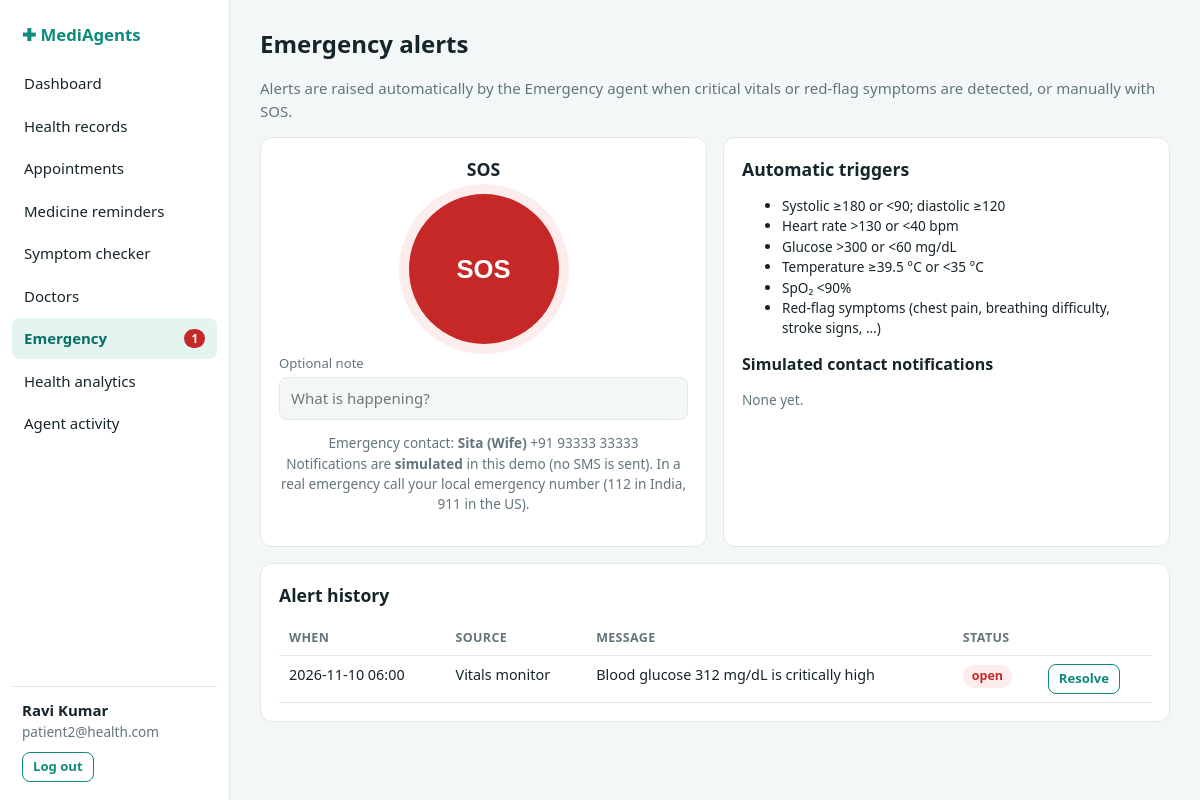
The page /emergency (signed in) on the database its author committed.
### tables this page shows
CREATE TABLE users(id INTEGER PRIMARY KEY, name TEXT, email TEXT UNIQUE, password_hash TEXT,
  age INTEGER, gender TEXT, height_cm REAL, phone TEXT, emergency_name TEXT, emergency_phone TEXT, created TEXT DEFAULT CURRENT_TIMESTAMP, role TEXT DEFAULT 'patient', doctor_id INTEGER);

CREATE TABLE alerts(id INTEGER PRIMARY KEY, user_id INTEGER, ts TEXT, level TEXT, source TEXT, message TEXT, resolved INTEGER DEFAULT 0);

### app.py (the view, shortened to what this page needs)
@app.route("/emergency", methods=["GET", "POST"])
@login_required
def emergency():
    uid = g.user["id"]
    return render_template("emergency.html", alerts=q("SELECT * FROM alerts WHERE user_id=? ORDER BY id DESC LIMIT 40", (uid,)),
                           notified=q("SELECT * FROM agent_log WHERE user_id=? AND event='notify.contact' ORDER BY id DESC LIMIT 5", (uid,)))

### app.py (called while the page is built)
def _guard(role):
    def deco(f):
        @wraps(f)
        def w(*a, **k):
            if "uid" not in session: return redirect(url_for("login" if role == "patient" else "doctor_login", next=request.path))
            u = q("SELECT * FROM users WHERE id=?", (session["uid"],), one=True)
            if not u: session.clear(); return redirect(url_for("login"))
            g.user = u
            if (u["role"] or "patient") != role:
                return redirect(url_for("doctor_dashboard" if u["role"] == "doctor" else "dashboard"))
            if role == "doctor":
                g.doc = q("SELECT * FROM doctors WHERE id=?", (u["doctor_id"],), one=True)
                if not g.doc: session.clear(); return redirect(url_for("doctor_login"))
            return f(*a, **k)
        return w
    return deco

@app.context_processor
def inject():
    n = pend = dalerts = 0
    if "uid" in session:
        if session.get("role") == "doctor":
            u = q("SELECT doctor_id FROM users WHERE id=?", (session["uid"],), one=True)
            if u and u["doctor_id"]:
                ov = doctor_overview(u["doctor_id"]); pend, dalerts = ov["pending"], ov["alerts"]
        else:
            n = q("SELECT COUNT(*) c FROM alerts WHERE user_id=? AND resolved=0", (session["uid"],), one=True)["c"]
    return dict(open_alerts=n, pending_count=pend, doc_alert_count=dalerts, user=getattr(g, "user", None), doc=getattr(g, "doc", None),
                today=dt.date.today().isoformat(), emergency_numbers=config.EMERGENCY_NUMBERS)

### db.py (called while the page is built)
def get_db():
    if "db" not in g:
        g.db = sqlite3.connect(DB_PATH); g.db.row_factory = sqlite3.Row
    return g.db

def q(sql, args=(), one=False):
    cur = get_db().execute(sql, args); rows = cur.fetchall()
    return (rows[0] if rows else None) if one else rows

### templates/emergency.html (shortened to what this page needs)
{% extends "base.html" %}{% block title %}Emergency · MediAgents{% endblock %}
{% block body %}<h1>Emergency alerts</h1><p class="mute">Alerts are raised automatically by the Emergency agent when critical vitals or red-flag symptoms are detected, or manually with SOS.</p>
<div class="grid g2"><div class="card" style="text-align:center"><h2>SOS</h2><form method="post" onsubmit="return confirm('Raise an SOS alert and notify your emergency contact?')"><input type="hidden" name="action" value="sos">
<button class="sos" aria-label="Send SOS">SOS</button><label style="text-align:left">Optional note</label><input name="note" placeholder="What is happening?"></form>
<p class="small mute">Emergency contact: <strong>{{ user.emergency_name or 'not set' }}</strong> {{ user.emergency_phone or '' }}<br>Notifications are <strong>simulated</strong> in this demo (no SMS is sent). In a real emergency call your local emergency number (112 in India, 911 in the US).</p></div>
<div class="card"><h2>Automatic triggers</h2><ul class="small"><li>Systolic ≥180 or &lt;90; diastolic ≥120</li><li>Heart rate &gt;130 or &lt;40 bpm</li><li>Glucose &gt;300 or &lt;60 mg/dL</li><li>Temperature ≥39.5 °C or &lt;35 °C</li><li>SpO₂ &lt;90%</li><li>Red-flag symptoms (chest pain, breathing difficulty, stroke signs, …)</li></ul>
<h3>Simulated contact notifications</h3>{% for n in notified %}<p class="small mute" style="margin:.2rem 0">{{n.ts}} — {{n.detail}}</p>{% else %}<p class="small mute">None yet.</p>{% endfor %}</div></div>
<div class="card"><h2>Alert history</h2><table><tr><th>When</th><th>Source</th><th>Message</th><th>Status</th><th></th></tr>{% for a in alerts %}<tr><td>{{a.ts}}</td><td>{{a.source}}</td><td>{{a.message}}</td><td><span class="pill {{ 'ok' if a.resolved else 'critical' }}">{{ 'resolved' if a.resolved else 'open' }}</span></td>
<td>{% if not a.resolved %}<form method="post"><button class="btn sm ghost">Resolve</button></form>{% endif %}</td></tr>{% else %}<tr><td colspan="5" class="mute">No alerts.</td></tr>{% endfor %}</table></div>{% endblock %}

### templates/base.html (shortened to what this page needs)
<!doctype html><html lang="en"><head><meta charset="utf-8"><meta name="viewport" content="width=device-width,initial-scale=1">
<title>{% block title %}MediAgents{% endblock %}</title><link rel="stylesheet" href="{{ url_for('static', filename='style.css') }}">
{% block head %}{% endblock %}</head><body><div class="shell">
<nav class="side"><div class="brand">✚ MediAgents</div>
{% set nav=[('dashboard','Dashboard'),('records','Health records'),('appointments','Appointments'),('reminders','Medicine reminders'),('symptoms','Symptom checker'),('doctors','Doctors'),('emergency','Emergency'),('analytics','Health analytics'),('agents','Agent activity')] %}
{% for ep,label in nav %}<a class="nav {{ 'on' if request.endpoint==ep }}" href="{{ url_for(ep) }}">{{label}}{% if ep=='emergency' and open_alerts %}<span class="badge">{{open_alerts}}</span>{% endif %}</a>{% endfor %}
<div class="me"><div><strong>{{ user.name }}</strong></div><div class="small mute">{{ user.email }}</div>
<form action="{{ url_for('logout') }}" method="post" style="margin-top:10px"><button class="btn ghost sm">Log out</button></form></div></nav>
<main>{% for c,m in get_flashed_messages(with_categories=true) %}<div class="flash {{c}}" role="status">{{m}}</div>{% endfor %}{% block body %}{% endblock %}</main></div>
{% block scripts %}{% endblock %}</body></html>

### static/style.css (style rules this page uses)
:root { --bg:#f4f7f8;--card:#fff;--ink:#16252b;--mute:#62757d;--line:#e1e8eb;--acc:#0e8a7d;--acc2:#0b6e64;--accbg:#e3f4f1;--red:#c62828;--redbg:#fdecec;--amb:#b26a00;--ambbg:#fff4e0;--grn:#2e7d32;--grnbg:#e8f5e9 }
* { box-sizing:border-box }
body { margin:0;font:15px/1.5 system-ui,-apple-system,Segoe UI,Roboto,sans-serif;background:var(--bg);color:var(--ink) }
a { color:var(--acc) }
h1 { font-size:1.5rem;margin:0 0 .25rem }
h2 { font-size:1.1rem;margin:0 0 .75rem }
h3 { font-size:1rem;margin:0 0 .4rem }
.mute { color:var(--mute) }
.small { font-size:.85rem }
.shell { display:grid;grid-template-columns:230px 1fr;min-height:100vh }
.side { background:var(--card);border-right:1px solid var(--line);padding:18px 12px;position:sticky;top:0;height:100vh;display:flex;flex-direction:column;gap:2px }
.brand { font-weight:700;font-size:1.05rem;padding:4px 10px 14px;color:var(--acc) }
.side a.nav { display:flex;justify-content:space-between;align-items:center;padding:9px 12px;border-radius:8px;color:var(--ink);text-decoration:none }
.side a.nav.on { background:var(--accbg);color:var(--acc2);font-weight:600 }
.badge { background:var(--red);color:#fff;border-radius:99px;font-size:.72rem;padding:1px 7px }
.side .me { margin-top:auto;border-top:1px solid var(--line);padding:12px 10px 0 }
main { padding:26px 30px;max-width:1150px;width:100% }
.card { background:var(--card);border:1px solid var(--line);border-radius:12px;padding:18px;margin-bottom:16px }
.grid { display:grid;gap:16px }
.g2 { grid-template-columns:repeat(2,1fr) }
label { display:block;font-size:.82rem;color:var(--mute);margin:10px 0 3px }
input,select,textarea { width:100%;padding:9px 11px;border:1px solid var(--line);border-radius:8px;background:var(--bg);color:var(--ink);font:inherit }
.btn { display:inline-block;background:var(--acc);color:#fff;border:0;border-radius:8px;padding:9px 16px;font:inherit;font-weight:600;cursor:pointer;text-decoration:none }
.btn.ghost { background:transparent;color:var(--acc);border:1px solid var(--acc) }
.btn.sm { padding:4px 10px;font-size:.82rem }
table { width:100%;border-collapse:collapse }
th,td { text-align:left;padding:8px 10px;border-bottom:1px solid var(--line);font-size:.9rem;vertical-align:top }
th { color:var(--mute);font-weight:600;font-size:.78rem;text-transform:uppercase;letter-spacing:.03em }
.pill { display:inline-block;padding:2px 9px;border-radius:99px;font-size:.78rem;font-weight:600 }
.pill.missed,.pill.critical,.pill.cancelled { background:var(--redbg);color:var(--red) }
.sos { background:var(--red);color:#fff;border:0;border-radius:50%;width:150px;height:150px;font-size:1.6rem;font-weight:800;cursor:pointer;box-shadow:0 0 0 10px var(--redbg) }

### rows shown on the page
users: name "Ravi Kumar", email "patient2@health.com", emergency_name "Sita (Wife)", emergency_phone "+91 93333 33333"
alerts: ts "2026-11-10 06:00", source "Vitals monitor", message "Blood glucose 312 mg/dL is critically high", resolved "open"

### other values the page prints
{{ label }} "Dashboard" "Health records" "Appointments" "Medicine reminders" "Symptom checker" "Doctors" "Emergency" "Health analytics" "Agent activity"
{{ open_alerts }} "1"
